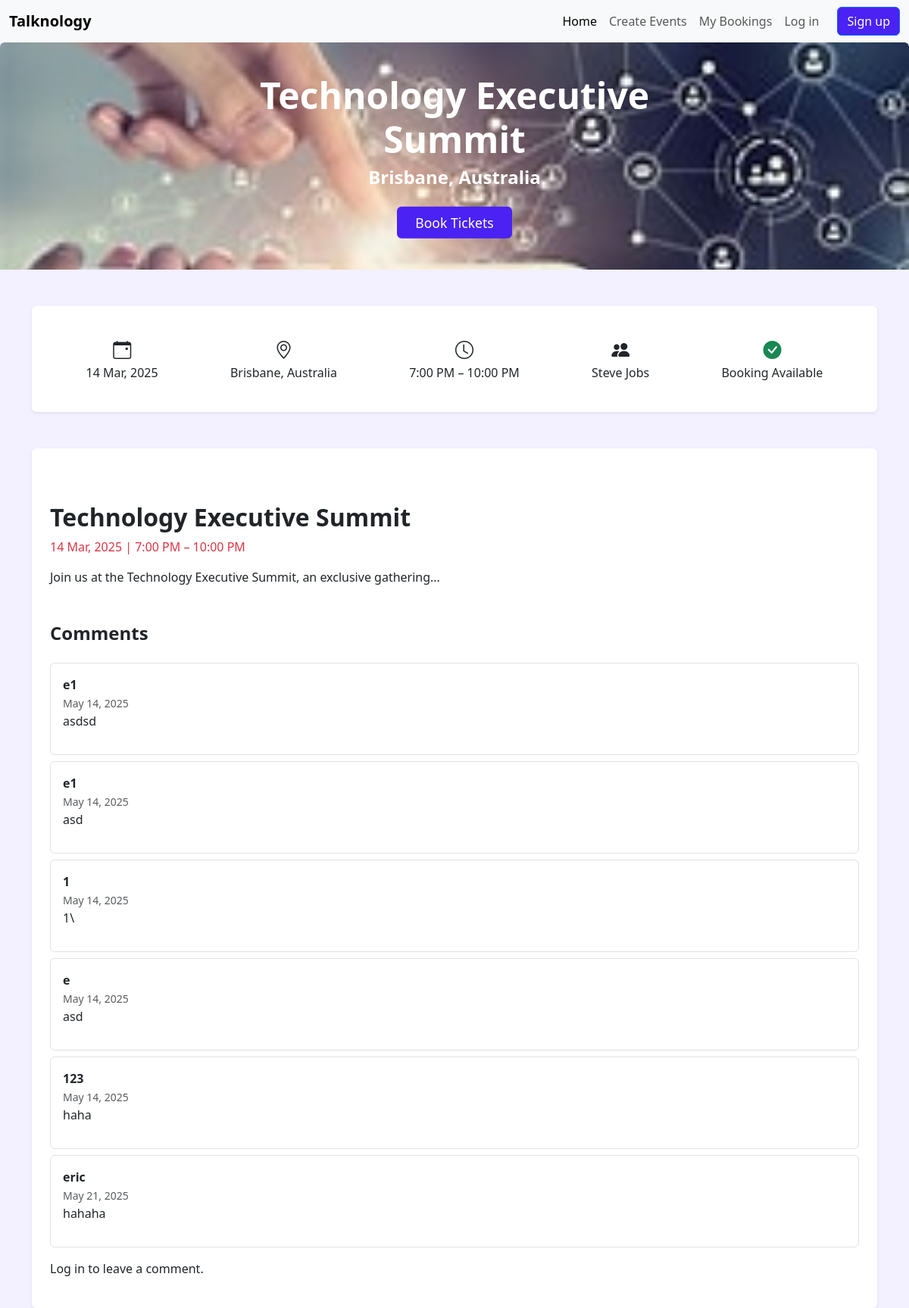
Screenshot of /event/1 with the database file from the repository.
### databaseCreator.py (models this page shows)
class User(db.Model):
    user_id = db.Column(db.Integer, primary_key=True)
    username = db.Column(db.String(100), nullable=False, unique=True)
    email = db.Column(db.String(120), nullable=False, unique=True)
    password = db.Column(db.String(100), nullable=False)
    events = db.relationship('Event', backref='owner', lazy=True)
    bookings = db.relationship('Booking', backref='user', lazy=True)
    comments = db.relationship('Comment', backref='user', lazy=True)

class Comment(db.Model):
    comment_id = db.Column(db.Integer, primary_key=True)
    content = db.Column(db.Text, nullable=False)
    user_id = db.Column(db.Integer, db.ForeignKey('user.user_id'), nullable=False)
    event_id = db.Column(db.Integer, db.ForeignKey('event.event_id'), nullable=False)
    date_posted = db.Column(db.DateTime, default=datetime.utcnow)

### eventDetail.py (the view, shortened to what this page needs)
    @app.route('/event/<event_id>', methods=['GET', 'POST'])
    def event_detail(event_id):
        form = CommentForm()
        event = events.get(event_id)
        if not event:
            return "Event not found", 404
        db_comments = DBComment.query.filter_by(
            event_id=int(event_id)
        ).all()
        comments = [
            Comment(c.user.username, c.content, c.date_posted.strftime("%b %d, %Y"))
            for c in db_comments
        ]
        return render_template(
            'eventDetail.html',
            event     = event,
            comments  = comments,
            form      = form,
            can_comment = ('user_id' in session)
        )

### eventDetail.py (called while the page is built, shortened)
def init_eventDetail(app):
    @app.route('/event/<event_id>', methods=['GET', 'POST'])
    def event_detail(event_id):
        form = CommentForm()
        event = events.get(event_id)
        if not event:
            return "Event not found", 404
        db_comments = DBComment.query.filter_by(
            event_id=int(event_id)
        ).all()
        comments = [
            Comment(c.user.username, c.content, c.date_posted.strftime("%b %d, %Y"))
            for c in db_comments
        ]
        return render_template(
            'eventDetail.html',
            event     = event,
            comments  = comments,
            form      = form,
            can_comment = ('user_id' in session)
        )

### Templates/eventDetail.html (shortened to what this page needs)
<!DOCTYPE html>
<html lang="en">
<head>
  <link href="https://cdn.jsdelivr.net/npm/bootstrap@5.3.3/dist/css/bootstrap.min.css" rel="stylesheet">
  <link href="https://cdn.jsdelivr.net/npm/bootstrap-icons@1.10.5/font/bootstrap-icons.css" rel="stylesheet">
  <link rel="stylesheet" href="{{ url_for('static', filename='style/eventDetail.css') }}">
</head>
<body class="bg-light-purple">
  <nav class="navbar navbar-expand-lg bg-body-tertiary">
    <div class="container-fluid">
      <a class="navbar-brand fw-bold" href="{{ url_for('Home') }}">Talknology</a>
      <div class="collapse navbar-collapse justify-content-end" id="navbarNav">
        <ul class="navbar-nav me-3">
          <li class="nav-item">
            <a class="nav-link active" href="{{ url_for('Home') }}">Home</a>
          </li>
          <li class="nav-item">
            <a class="nav-link" href="{{ url_for('createEvents') }}">Create Events</a>
          </li>
          <li class="nav-item">
            <a class="nav-link" href="{{ url_for('myBooking') }}">My Bookings</a>
          </li>
          {% if session.get('user_id') %}
            <li class="nav-item">
              <a class="nav-link" href="{{ url_for('logOut') }}">Log out</a>
            </li>
          {% else %}
            <li class="nav-item">
              <a class="nav-link" href="{{ url_for('logIn') }}">Log in</a>
            </li>
          {% endif %}
        </ul>
        <a class="btn btn-primary signup-btn" href="{{ url_for('Register') }}">Sign up</a>
      </div>
    </div>
  </nav>
  <div class="position-relative text-white text-center">
    <img src="{{ url_for('static', filename=event.image) }}" class="event-img" alt="Event Banner">
    <div class="position-absolute top-50 start-50 translate-middle">
      <h1 class="fw-bold display-5 text-shadow title">{{ event.title }}</h1>
      <h4 class="fw-semibold text-shadow">{{ event.city }}</h4>
      {% if event.status not in ['Inactive','Sold Out','Cancelled'] %}
        <a
          href="{{ url_for('checkOut', event_id=event.id) }}"
          class="btn btn-primary mt-3 px-4 py-2 booking-btn"
        >
          Book Tickets
        </a>
      {% else %}
        <span class="badge bg-secondary fs-6">{{ event.status }}</span>
      {% endif %}
    </div>
  </div>
  <div class="container mt-5">
    <div class="bg-white rounded shadow-sm p-4 d-flex justify-content-around flex-wrap text-center">
      <div class="p-3">
        <i class="bi bi-calendar-event fs-4"></i>
        <p class="mb-0">{{ event.date }}</p>
      </div>
      <div class="p-3">
        <i class="bi bi-geo-alt fs-4"></i>
        <p class="mb-0">{{ event.city }}</p>
      </div>
      <div class="p-3">
        <i class="bi bi-clock fs-4"></i>
        <p class="mb-0">{{ event.time }}</p>
      </div>
      <div class="p-3">
        <i class="bi bi-people-fill fs-4"></i>
        <p class="mb-0">{{ event.speaker }}</p>
      </div>
      <div class="p-3">
        <i class="bi bi-check-circle-fill text-success fs-4"></i>
        <p class="mb-0">{{ event.status }}</p>
      </div>
    </div>
    <div class="container mt-5 bg-white rounded shadow-sm p-4">
      <div class="mt-5">
        <h2 class="fw-bold">{{ event.title }}</h2>
        <p class="text-danger">{{ event.date }} | {{ event.time }}</p>
        <p>{{ event.description }}</p>
      </div>
      <div class="mt-5">
        <div class="d-flex justify-content-between align-items-center mb-3">
          <h4 class="fw-bold">Comments</h4>
        </div>
        {% for comment in comments %}
          <div class="border rounded p-3 mb-2">
            <strong>{{ comment.user }}</strong><br/>
            <small class="text-muted">{{ comment.created_at }}</small>
            <p>{{ comment.text }}</p>
          </div>
        {% else %}
          <p>No comments yet.</p>
        {% endfor %}
        {% if session.get('user_id') %}
          <form method="POST" class="mt-3">
            {{ form.hidden_tag() }}
            <div class="mb-3">
              {{ form.text.label(class="form-label") }}
              {{ form.text(class="form-control", rows=3) }}
            </div>
            {{ form.submit(class="btn btn-primary comment-btn") }}
          </form>
        {% else %}
          <p class="mt-3">Log in to leave a comment.</p>
        {% endif %}
      </div>
    </div>
  </div>
</body>
</html>

### static/style/eventDetail.css (style rules this page uses)
body { background-color: #f3f0ff; }
.event-img { height: 300px; object-fit: cover; width: 100%; border-top-left-radius: 0.375rem; border-top-right-radius: 0.375rem; }
.signup-btn { background-color: #4A22F4; }
.booking-btn { padding: 0.5rem 2.5rem; font-size: 1.1rem; background-color: #4A22F4; border: none; }
.title { font-size: xxx-large; }

### rows the page displays
User: user "e1" "e1"
Comment: text "asdsd"
Comment: text "asd"
Comment: user "1", created_at "May 14, 2025", text "1\\"
Comment: user "e", created_at "May 14, 2025", text "asd"
User: user "123"
Comment: text "haha"
User: user "eric"
Comment: text "hahaha"

### other values shown
{{ event.title }} "Technology Executive Summit"
{{ event.city }} "Brisbane, Australia"
{{ event.date }} "14 Mar, 2025"
{{ event.time }} "7:00 PM – 10:00 PM"
{{ event.speaker }} "Steve Jobs"
{{ event.status }} "Booking Available"
{{ event.description }} "Join us at the Technology Executive Summit, an exclusive gathering..."
{{ comment.created_at }} "May 14, 2025" "May 14, 2025" "May 14, 2025" "May 21, 2025"
